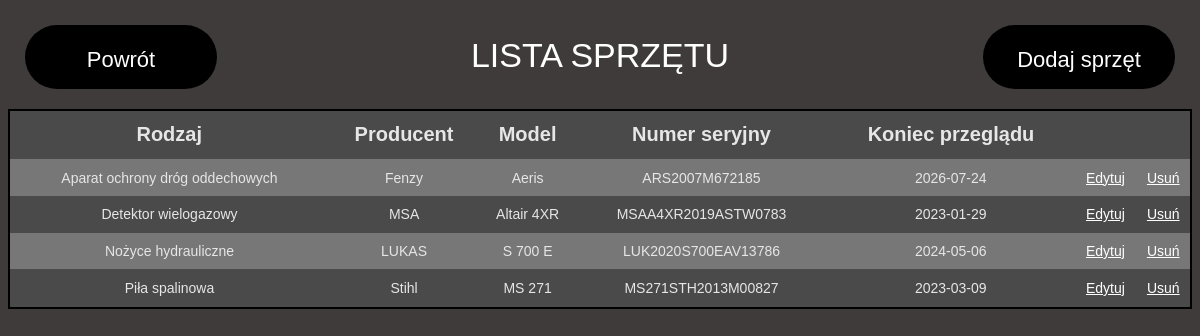
/OSP_WebApp/spr_show.php, run on the app's committed database.
### tables this page shows
CREATE TABLE `sprzet` (
  `id` int(11) NOT NULL,
  `rodzaj` text NOT NULL,
  `producent` text DEFAULT NULL,
  `model` text DEFAULT NULL,
  `nr_seryjny` text DEFAULT NULL,
  `koniec_przegladu` date NOT NULL
);

### OSP_WebApp/spr_show.php (the view, shortened to what this page needs)
<html>
<head>
</head>
<body>
    <a href="index.php">
        <div id="back">
            <p id="jeden">Powrót</p>
        </div>
    </a>
    <a href="spr_add.php">
        <div id="next">
            <p id="jeden">Dodaj sprzęt</p>
        </div>
    </a>
    <p id="dwa">LISTA SPRZĘTU</p>
    <div id="dane">
        <?php
            $polaczenie=mysqli_connect("localhost","root","","straz")
            or die ("Nie mozna polaczyc z baza");
            $zapytanie="SELECT * FROM sprzet ORDER BY rodzaj";
            $wynik=mysqli_query($polaczenie,$zapytanie);
            echo "<table>";
            echo "<td>Rodzaj</td><td>Producent</td><td>Model</td><td>Numer seryjny</td><td>Koniec przeglądu</td>";
            while($res=mysqli_fetch_array($wynik))
            {
                $ind=$res['id'];
                echo "<tr>";
                echo "<td>".$res['rodzaj']."</td><td>".$res['producent']."</td><td>".$res['model']."</td><td>".$res['nr_seryjny']."</td><td>".$res['koniec_przegladu']."</td><td><a href='spr_edit.php?ident=$ind'>Edytuj</a></td><td><a href='spr_show.php?del=$ind'>Usuń</a></td>";
                echo "</tr>";
            }
            echo "</table>";
        ?>
    </div>
</body>
</html>

### OSP_WebApp/spr_show.php (style rules this page uses)
body { background-color: #403b3b; }
#back { color: white; background-color: black; height: 8%; width: 16%; top: 25px; left: 25px; text-align: center; position: absolute; border-radius: 50px; }
#next { color: white; background-color: black; height: 8%; width: 16%; top: 25px; right: 25px; text-align: center; position: absolute; border-radius: 50px; }
#jeden { text-align: center; font-family: "Comic Sans MS", cursive, sans-serif; font-size: 22px; }
#dwa { text-align: center; font-size: 34px; font-family: "Comic Sans MS", cursive, sans-serif; color: white; margin-top: 3%; }
table { font-family: "Comic Sans MS", cursive, sans-serif; border: 2px solid #000000; background-color: #4A4A4A; width: 100%; height: 200px; text-align: center; border-collapse: collapse; }
tr:nth-child(1) td { font-size: 20px; font-weight: bold; color: #E6E6E6; text-align: center; border-left: 1px solid #4A4A4A; }
td { border: 0px solid #4A4A4A; padding: 3px 2px; }
tr:nth-child(even) { background: #777778; }
tbody td { font-size: 14px; color: #E6E6E6; }
a { color: white; }

### data on the page
sprzet: rodzaj "Aparat ochrony dróg oddechowych", producent "Fenzy", model "Aeris", nr_seryjny "ARS2007M672185", koniec_przegladu "2026-07-24"
sprzet: rodzaj "Detektor wielogazowy", producent "MSA", model "Altair 4XR", nr_seryjny "MSAA4XR2019ASTW0783", koniec_przegladu "2023-01-29"
sprzet: rodzaj "Nożyce hydrauliczne", producent "LUKAS", model "S 700 E", nr_seryjny "LUK2020S700EAV13786", koniec_przegladu "2024-05-06"
sprzet: rodzaj "Piła spalinowa", producent "Stihl", model "MS 271", nr_seryjny "MS271STH2013M00827", koniec_przegladu "2023-03-09"
